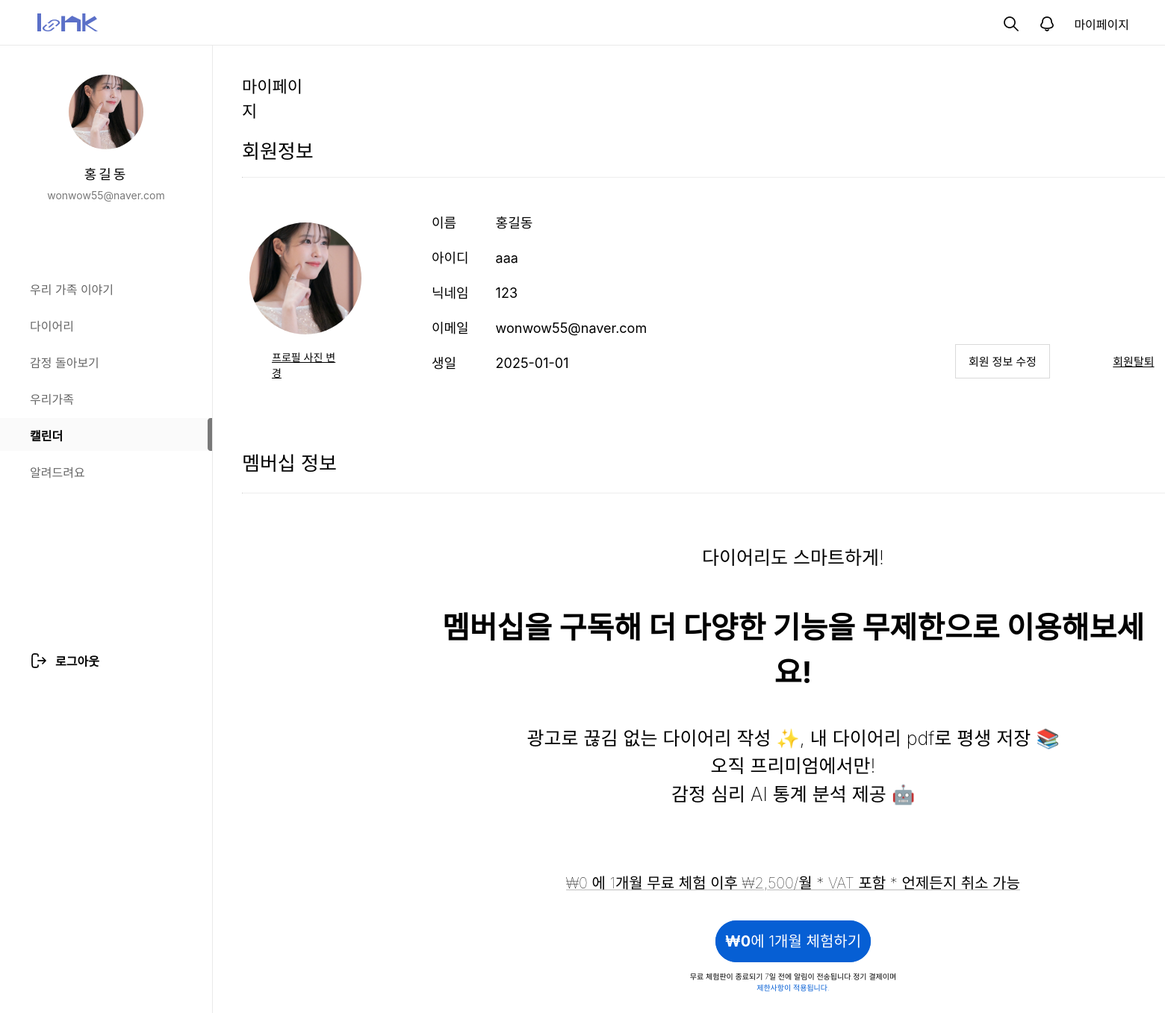
The page /mypage/main/ (signed in) on the database its author committed.
### mypage/models.py (models this page shows, shortened)
class Img(models.Model):
  id = models.CharField(max_length=50, primary_key=True)  # 고유한 ID
  img = models.ImageField(upload_to='images/', null=True, blank=True, default='../static/images/calendar1/default_profile.png')  # 디폴트 이미지 설정

### loginpage/models.py (models this page shows, shortened)
class Member(models.Model):
  id = models.CharField(max_length=50,primary_key=True)
  pw = models.CharField(max_length=100)
  name = models.CharField(max_length=100)
  nicName = models.CharField(max_length=100,default='123')
  mail = models.EmailField(max_length=100)
  birthday = models.CharField(max_length=50)
  gender = models.CharField(max_length=10,choices=[('남자', '남자'), ('여자', '여자')])
  mdate = models.DateTimeField(auto_now=True)
  created_group = models.OneToOneField(
        'diary.GroupDiary',  # '앱이름.모델이름' 형식
        on_delete=models.SET_NULL,
        null=True,
        blank=True,
        related_name='creator'
    )
  joined_group = models.ForeignKey(
        'diary.GroupDiary',  # '앱이름.모델이름' 형식
        on_delete=models.SET_NULL,
        null=True,
        blank=True,
        related_name='members'
    )

### mypage/views.py (the view)
# urls.py: path('', views.main, name="main"),
def main(request):
  id = request.session['session_id']
  qs = Member.objects.filter(id=id)
  qb = Img.objects.filter(id=id).first()
  formatted_birth_date = qs[0].birthday
  print(formatted_birth_date)  # 결과: 1990.12.31
  context = {'my':qs[0], 'my_birth':formatted_birth_date, "qb":qb
             }
  return render(request, 'mymain.html', context)

### mypage/templates/mymain.html (shortened to what this page needs)
{% load static %}
<!DOCTYPE html>
<html lang="ko">
  <head>
    <link
      rel="stylesheet"
      as="style"
      crossorigin
      href="https://cdn.jsdelivr.net/gh/orioncactus/pretendard@v1.3.9/dist/web/variable/pretendardvariable.min.css"
    />
    <link rel="stylesheet" href="{% static 'css\mypage\main.css'%}" />
  </head>
  <body>
    <div id="top_nav">
      <h1><a href="/main/index/"></a></h1>
      <ul class="top_menu">
        <li><a href="searchBtn"><img src="/static/images/home/search_icon.png" alt="" /></a></li>
        <li><a href="notiBtn"><img src="/static/images/home/bell_off_icon.png" alt="" /></a></li>
        <li><a href="/mypage/main/">마이페이지</a></li>
      </ul>
    </div>
    <div id="gnb">
      <div id="user_profile">
        <div id="pimg">
          <img src="{{ qb.img.url }}" alt="" />
        </div>
        <p id="uName">{{my.name}}</p>
        <p id="uEmail">{{my.mail}}</p>
      </div>
      <nav id="menu">
        <ul>
          <a href="/main/index/"><li class="menu_item">우리 가족 이야기</li></a>
          <a href="/diary/diaryHome/"><li class="menu_item">다이어리</li></a>
          <a href="/emotion/main/"><li class="menu_item">감정 돌아보기</li></a>
          <a href="/family1/fam/"><li class="menu_item">우리가족</li></a>
          <a href="/calendar1/cal/"><li class="menu_item active">캘린더</li></a>
          <a href="/customer/"><li class="menu_item">알려드려요</li></a>
        </ul>
      </nav>
      <div id="logout">
        <a href="/main/logout/"><span>로그아웃</span></a>
      </div>
    </div>
    <div id="info_container">
      <h3>마이페이지</h3>
      <h2>회원정보</h2>
      <hr />
      <div id="my_pimg">
        <img
          id="preview"
          src="{{ qb.img.url }}"
          alt="미리보기 이미지"
        />
      </div>
      <form method="POST" enctype="multipart/form-data" action="{% url 'mypage:profile_upload' %}">
      <label id="profile-upload-div" style="display: inline-block;" onclick="toggleToButton()">
        <div class="profile_upload">프로필 사진 변경</div>
      </label>
      </form>
      <table>
        <tr>
          <td>이름</td>
          <td>{{my.name}}</td>
        </tr>
        <tr>
          <td>아이디</td>
          <td>{{my.id}}</td>
        </tr>
        <tr>
          <td>닉네임</td>
          <td>{{my.nicName}}</td>
        </tr>
        <tr>
          <td>이메일</td>
          <td>{{my.mail}}</td>
        </tr>
        <tr>
          <td>생일</td>
          <td>{{my_birth}}</td>
        </tr>
      </table>
      <a href="/mypage/modify/" id="modifyBtn">회원 정보 수정</a>
      <a href="#" id="deleteBtn">회원탈퇴</a>
    </div>
    <div id="membership">
      <h1>멤버십 정보</h1>
      <hr />
      <div id="membership_info">
        <h3>다이어리도 스마트하게!</h3>
        <h1>멤버십을 구독해 더 다양한 기능을 무제한으로 이용해보세요!</h1>
        <h2>
          광고로 끊김 없는 다이어리 작성 ✨, 내 다이어리 pdf로 평생 저장 📚<br />오직
          프리미엄에서만! <br />
          감정 심리 AI 통계 분석 제공 🤖
        </h2>
        <h5>
          ₩0 에 1개월 무료 체험 이후 ₩2,500/월 * VAT 포함 * 언제든지 취소 가능
        </h5>
        <br />
        <a href="#" id="trial"><strong>₩0</strong>에 1개월 체험하기</a>
        <p>
          무료 체험판이 종료되기 7일 전에 알림이 전송됩니다.정기 결제이며<br /><span
            style="color: #065fd4"
            >제한사항이 적용됩니다.</span
          >
        </p>
      </div>
    </div>
  </body>
</html>

### static/css/mypage/main.css (style rules this page uses)
* { margin: 0; padding: 0; font-family: "Pretendard Variable", Pretendard, -apple-system, BlinkMacSystemFont, system-ui, Roboto, "Helvetica Neue", "Segoe UI", "Apple SD Gothic Neo", "Noto Sans KR", "Malgun Gothic", "Apple Color Emoji", "Segoe UI Emoji", "Segoe UI Symbol", sans-serif; }
a { text-decoration: none; color: inherit; cursor: pointer; }
ol, ul { list-style: none; }
#top_nav { width: 100%; height: 60px; background: #fff; border-bottom: 1px solid #E9E9E9; position: fixed; z-index: 1000; }
#gnb { width: 284px; height: 100%; overflow-y: auto; position: fixed; top : 60px; border-right: 1px solid #E9E9E9; background: #fff; }
#user_profile { width: 284px; height: 264px; text-align: center; }
#uName { font-size: 18px; font-weight: 500; letter-spacing: 3px; line-height: 21px; margin-top:23px }
#uEmail { font-size: 14px; font-weight: 400; line-height: 17px; color: #797979; margin-top:9px }
#pimg { width: 100px; height: 100px; border-radius: 100%; overflow: hidden; margin: 40px auto 0; }
#pimg img { width: 100%; height: 100%; object-fit: cover; }
#menu ul { list-style: none; padding-left: 0; margin-bottom: 220px; }
#menu ul li { height: 44px; padding: 11px 0 11px 40px; margin-bottom: 5px; box-sizing: border-box; transition: background-color 0.3s, color 0.3s; }
.menu_item { font-size: 16px; font-weight: 400; color: #666; }
.menu_item.active { font-size: 16px; font-weight: 600; color: #000; background-color: #FAFAFA; background-image: url(../../images/home/menu_bar.png); background-repeat: no-repeat; background-position: right center; }
#logout { font-size: 16px; font-weight: 600; margin-left: 40px; background-image: url(../../images/home/logout_icon.png); background-repeat: no-repeat; background-position: left center; }
#logout span { margin-left: 34px; }
#top_nav>h1 { width: 81px; height: 24px; background: url('../../images/home/logo_sample.png') no-repeat; position: absolute; left:50px; top:18px; }
.top_menu { display: flex; gap: 24px; justify-content: flex-end; margin-right: 48px; padding-top: 20px; box-sizing: border-box; }

### mypage/templates/mymain.html (style rules this page uses)
#info_container { width: 1500px; height: 401px; float: left; margin-top: 100px; margin-left: 324px; }
#info_container > h3 { width: 96px; height: 33px; font-size: 22px; font-weight: 400; line-height: 150%; margin-bottom: 50px; }
#info_container > h2 { font-size: 26px; font-weight: 400; line-height: 150%; }
hr { width: 1500px; margin-top: 15px; border-top: 1px; }
#my_pimg img { width: 100%; height: 100%; object-fit: cover; }
#my_pimg { margin-top: 60px; margin-left: 10px; width: 150px; height: 150px; border-radius: 100%; overflow: hidden; }
.profile_upload { width: 92px; height: 21px; font-size: 14px; font-weight: 400; line-height: 150%; margin-top: 20px; margin-left: 40px; text-decoration: underline; cursor: pointer; }
table { width: 359px; height: 199px; border-collapse: collapse; position: absolute; left: 568px; top: 275px; }
td { padding: 10px; font-size: 18px; font-weight: 400; line-height: 150%; text-align: left; }
tr { display: table-row; }
#modifyBtn { width: 120px; height: 48px; border: 1px solid #d9d9d9; padding: 13px 17px 12px 17px; position: relative; top: -35px; left: 955px; font-size: 15px; font-weight: 500; line-height: 150%; }
#deleteBtn { font-size: 15px; font-weight: 100; text-decoration: underline; line-height: 150%; position: relative; top: -35px; left: 1035px; }
#membership { width: 1500px; height: 1000px; float: left; margin-left: 324px; margin-top: 100px; }
#membership > h1 { font-size: 26px; font-weight: 400; line-height: 150%; margin-bottom: 20px; }
#membership_info { width: 942px; height: 532px; margin-left: 267px; margin-top: 68px; text-align: center; display: block; }
#membership_info > h3 { font-size: 25px; font-weight: 200; line-height: 150%; margin-bottom: 44px; }
#membership_info > h1 { font-size: 40px; font-weight: 700; line-height: 150%; margin-bottom: 40px; }
#membership_info > h2 { font-size: 25px; font-weight: 200; line-height: 150%; margin-bottom: 85px; }
#membership_info > h5 { font-size: 20px; font-weight: 100; line-height: 150%; text-decoration: underline; text-decoration-color: #d9d9d9; margin-bottom: 27px; }
#membership_info > a { border: 1px solid #065fd4; background-color: #065fd4; font-size: 20px; font-weight: 300; color: #ffffff; border-radius: 50px; padding: 15px 12px 15px 12px; }
#membership_info > p { font-size: 10px; font-weight: 200; line-height: 150%; margin-top: 27px; }

### rows shown on the page
Img: img (picture)
Member: name "홍길동", mail "wonwow55@naver.com", id "aaa", nicName "123", birthday "2025-01-01"
